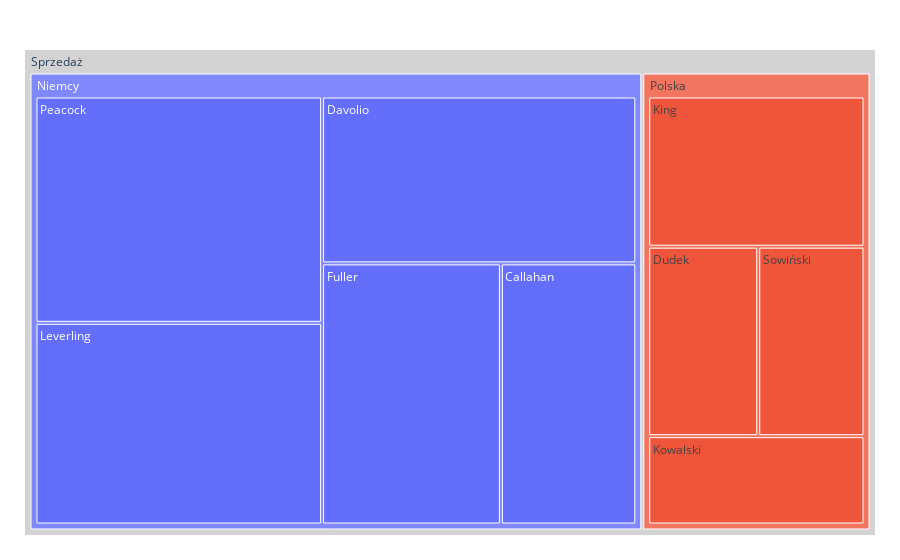

Notebook code cell kept with this figure:
### Markdown cell above
**Wykres typu treemap**
* Dokumentacja: https://plotly.com/python/treemaps/

Poniższy wykres również jest wykresem interaktywnym. Przetestuj klikając w wybrane elementy struktury.

### Code cell
fig = px.treemap(df, path=[px.Constant("Sprzedaż"), 'Kraj', 'Sprzedawca'], values='Utarg', )
fig.update_traces(root_color="lightgrey")
fig.update_layout(margin = dict(t=50, l=25, r=25, b=25))
fig.show()

# z poniższego komunikatu wynika, że autorzy biblioteki plotly też będą musieli dokonać zmian w kodzie
# ze względu na zmiany w zależnej bibliotece pandas

### Figure 1 — Plotly figure (JSON) as saved in the notebook; plotly's stock layout.template omitted (floating-point values rounded to 4 significant figures)
{"data": [{"branchvalues": "total", "domain": {"x": [0, 1], "y": [0, 1]}, "hovertemplate": "labels=%{label}<br>Utarg=%{value}<br>parent=%{parent}<br>id=%{id}<extra></extra>", "ids": ["Sprzedaż/Niemcy/Callahan", "Sprzedaż/Niemcy/Davolio", "Sprzedaż/Polska/Dudek", "Sprzedaż/Niemcy/Fuller", "Sprzedaż/Polska/King", "Sprzedaż/Polska/Kowalski", "Sprzedaż/Niemcy/Leverling", "Sprzedaż/Niemcy/Peacock", "Sprzedaż/Polska/Sowiński", "Sprzedaż/Niemcy", "Sprzedaż/Polska", "Sprzedaż"], "labels": ["Callahan", "Davolio", "Dudek", "Fuller", "King", "Kowalski", "Leverling", "Peacock", "Sowiński", "Niemcy", "Polska", "Sprzedaż"], "name": "", "parents": ["Sprzedaż/Niemcy", "Sprzedaż/Niemcy", "Sprzedaż/Polska", "Sprzedaż/Niemcy", "Sprzedaż/Polska", "Sprzedaż/Polska", "Sprzedaż/Niemcy", "Sprzedaż/Niemcy", "Sprzedaż/Polska", "Sprzedaż", "Sprzedaż", ""], "root": {"color": "lightgrey"}, "type": "treemap", "values": [123000.0, 182500.0, 75050.0, 162500.0, 117000.0, 68790.0, 201200.0, 225800.0, 72530.0, 895000.0, 333300.0, 1228000.0]}], "layout": {"legend": {"tracegroupgap": 0}, "margin": {"b": 25, "l": 25, "r": 25, "t": 50}}}
